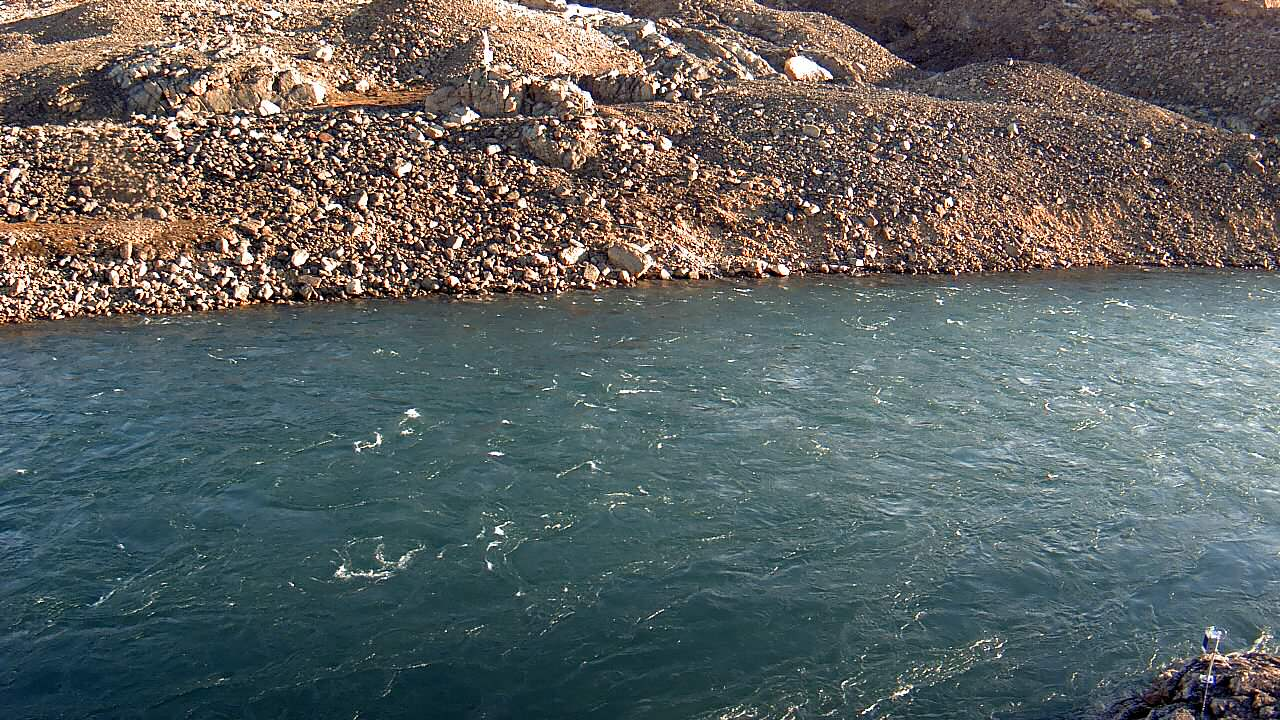
#> input picture Seth_Examples/Inglefield_Data/INGLEFIELD_CAM/2019/INGLEFIELD_CAM_StarDot1_20190725_030000.jpg, 1280 x 720 px, given in place of INGLEFIELD_CAM_StarDot1_20190712_030000.JPG, which was not available
$ python 'canny edge example.py'
#> lines starting #> are read from the running program, lines starting #| are printed output that depends on the picture; after the words box and inside, x2 and y2 are one past the last pixel; in counts of white or black regions, pixels touching at a corner belong together; pictures that were not available may be replaced by others from this repository, and a replacement may not be noted
# -*- coding: utf-8 -*-
"""
Created on Thu Apr 15 11:07:33 2021

@author: sethn
"""

import numpy as np
import matplotlib.pyplot as plt
from scipy import ndimage as ndi
from scipy import stats
from skimage import feature
from skimage.io import imread
import glob
import pandas as pd
import pathlib
from datetime import datetime
import os, sys

sys.path.append('../')


# Load image
directory = os.getcwd()
inglecam_img1 = directory + '/Inglefield_Data/INGLEFIELD_CAM/2019/INGLEFIELD_CAM_StarDot1_20190712_030000.JPG'

image1 = imread(inglecam_img1, as_gray= True)
image1 = ndi.gaussian_filter(image1, 3)

# Compute the Canny filter for two values of sigma
edges1 = feature.canny(image1)
#> edges1: shape (720, 1280) bool; 3.8% white in thin lines or dots
edges2 = feature.canny(image1, sigma=3)
#> edges2: shape (720, 1280) bool; 1.6% white in thin lines or dots


# Compute row with most edges
rows1, cols1 = edges2.shape
rowsum = np.sum(edges2.astype(int), axis = 1)
#> rowsum = 720 values, max 101 at index 124, min 0 at index 0, mean 20.65
edges2line = [rowsum.argmax()]*cols1
#> edges2line = 1280 values from 124 to 124


# Image 2
inglecam_img2 = directory + '/Inglefield_Data/INGLEFIELD_CAM/2019/INGLEFIELD_CAM_StarDot1_20190810_210000.jpg'
image2 = imread(inglecam_img2, as_gray=True)
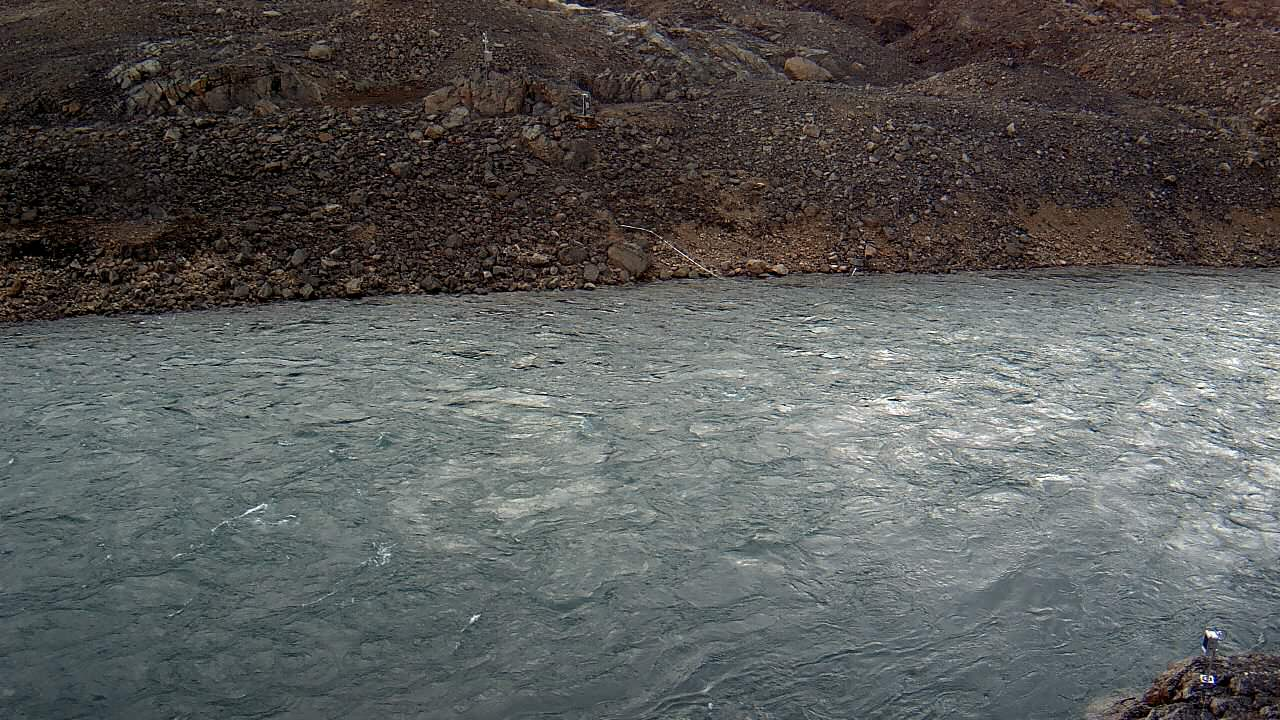
#> input picture Seth_Examples/Inglefield_Data/INGLEFIELD_CAM/2019/INGLEFIELD_CAM_StarDot1_20190809_210000.jpg, 1280 x 720 px, given in place of INGLEFIELD_CAM_StarDot1_20190810_210000.jpg, which was not available

image2 = ndi.gaussian_filter(image2, 3)

# Compute the Canny filter for two values of sigma
edges3 = feature.canny(image2)
#> edges3: shape (720, 1280) bool; 0.66% white in thin lines or dots
edges4 = feature.canny(image2, sigma=3)
#> edges4: shape (720, 1280) bool; 0.09% white in thin lines or dots

# Compute row with most edges
rows2, cols2 = edges4.shape
rowsum2 = np.sum(edges4.astype(int), axis = 1)
#> rowsum2 = 720 values, max 60 at index 295, min 0 at index 0, mean 1.19
edges4line = [rowsum2.argmax()]*cols2
#> edges4line = 1280 values from 295 to 295


# Image 3
inglecam_img3 = directory + '/Inglefield_Data/INGLEFIELD_CAM/2019/INGLEFIELD_CAM_StarDot1_20190904_000000.jpg'
image3 = imread(inglecam_img3, as_gray=True)
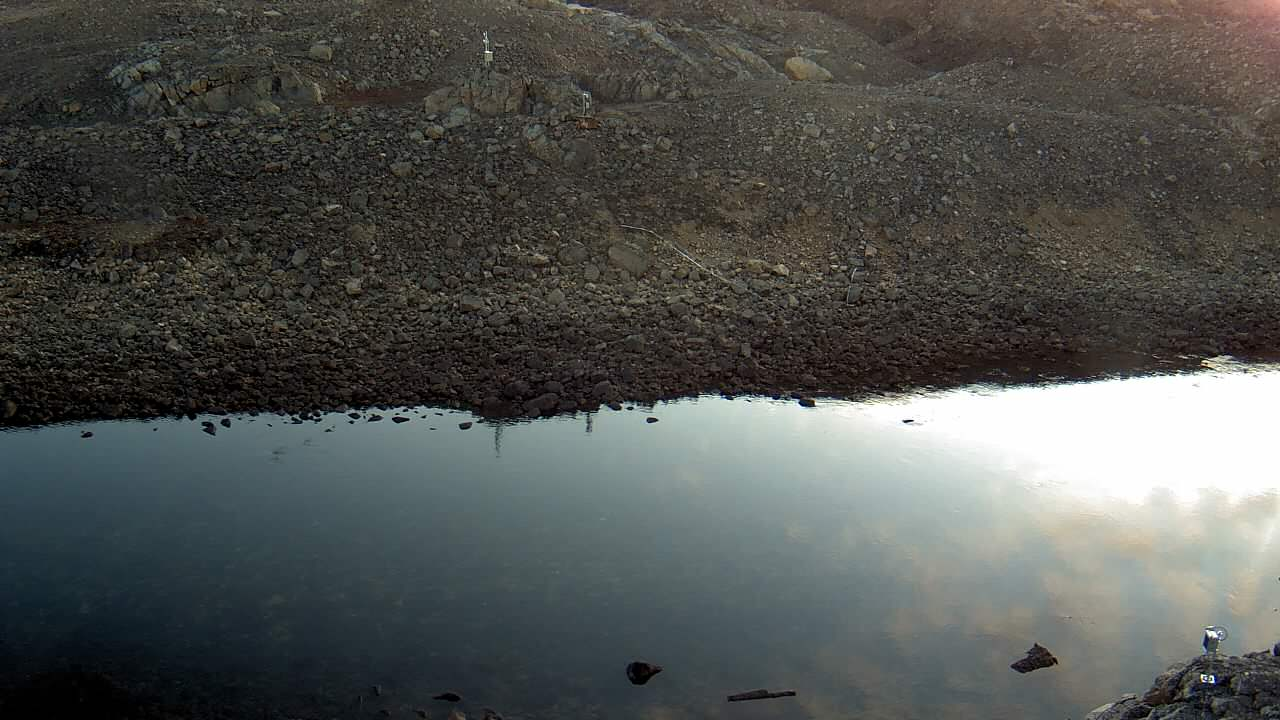
#> input picture Seth_Examples/Inglefield_Data/INGLEFIELD_CAM/2019/INGLEFIELD_CAM_StarDot1_20190904_000000.jpg, 1280 x 720 px

image3 = ndi.gaussian_filter(image3, 3)

# Compute the Canny filter for two values of sigma
edges5 = feature.canny(image3)
#> edges5: shape (720, 1280) bool; 0.36% white in thin lines or dots
edges6 = feature.canny(image3, sigma=3)
#> edges6: shape (720, 1280) bool; 0.2% white in thin lines or dots, all inside (x1, y1, x2, y2) = (1, 355, 1279, 703)

# Compute row with most edges
rows3, cols3 = edges6.shape
rowsum3 = np.sum(edges6.astype(int), axis = 1)
#> rowsum3 = 720 values, max 68 at index 420, min 0 at index 0, mean 2.58
edges6line = [rowsum3.argmax()]*cols3
#> edges6line = 1280 values from 420 to 420


# display results
fig1, ax1 = plt.subplots(nrows=3, ncols=3, constrained_layout=True)

ax1[0,0].imshow(image1, cmap='gray')
ax1[0,0].set_ylabel('7/12/2019', fontsize=10)
# ax1[0,0].set_title('Greyscale image')

ax1[0,1].plot(rowsum)
# ax1[0,1].set_title('# of edge pixels by row')

ax1[1,0].imshow(image2, cmap='gray')
ax1[1,0].set_ylabel('8/10/2019', fontsize=10)

ax1[1,1].plot(rowsum2)

ax1[1,2].plot(edges4line, color = "red", linewidth=1)
ax1[1,2].imshow(edges3, cmap='gray')

ax1[0,2].plot(edges2line, color = "red", linewidth=1)
ax1[0,2].imshow(edges1, cmap='gray')
# ax1[0,2].set_title('Canny filter, $\sigma=3$')

ax1[2,0].imshow(image3, cmap='gray')
ax1[2,0].set_ylabel('9/04/2019', fontsize=10)

ax1[2,1].plot(rowsum3)

ax1[2,2].plot(edges6line, color = "red", linewidth=1)
ax1[2,2].imshow(edges5, cmap='gray')

# fig1.tight_layout()
fig1.savefig(directory + '/results/fig1.png', dpi = 600)

plt.show()


# =============================================================================
# Edge Detect Entire directory
# =============================================================================


# 2019
waterlevels2019 = []
dir2019files = directory + '/Inglefield_Data/INGLEFIELD_CAM/2019/*'
directory2019 = glob.glob(dir2019files)
time_list2019 = []

for i in directory2019:

    # parse time stamp
    filename = pathlib.Path(i)
    filename = filename.stem
    filename = filename.split("_")[-2:]
    filename = ["".join(filename)]
    filename = filename[0]
    time = datetime.strptime(filename, '%Y%m%d%H%M%S')
    # time_list2019.append(time)

    # Read and filter image
    image = imread(i, as_gray=True)
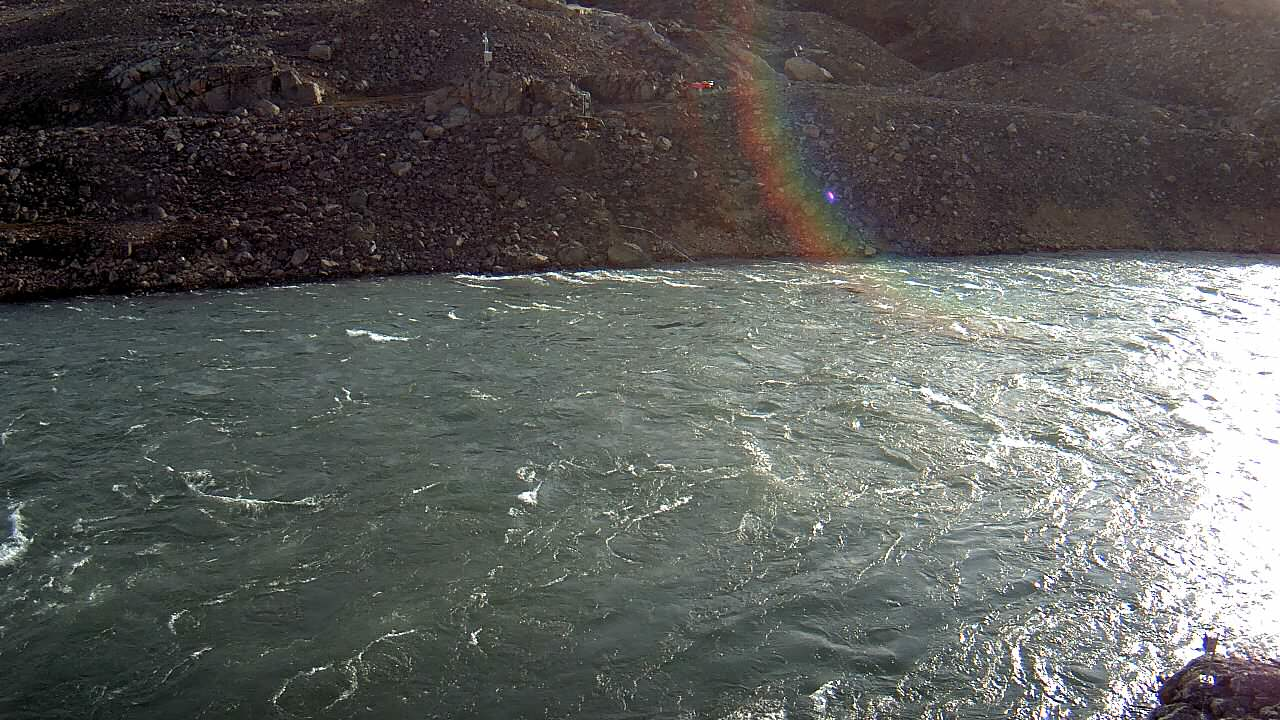
#> input picture Seth_Examples/Inglefield_Data/INGLEFIELD_CAM/2019/INGLEFIELD_CAM_StarDot1_20190714_000000.jpg, 1280 x 720 px
    image = ndi.gaussian_filter(image, 3)

    # Compute the Canny filter for two values of sigma
    edges = feature.canny(image, sigma=3)
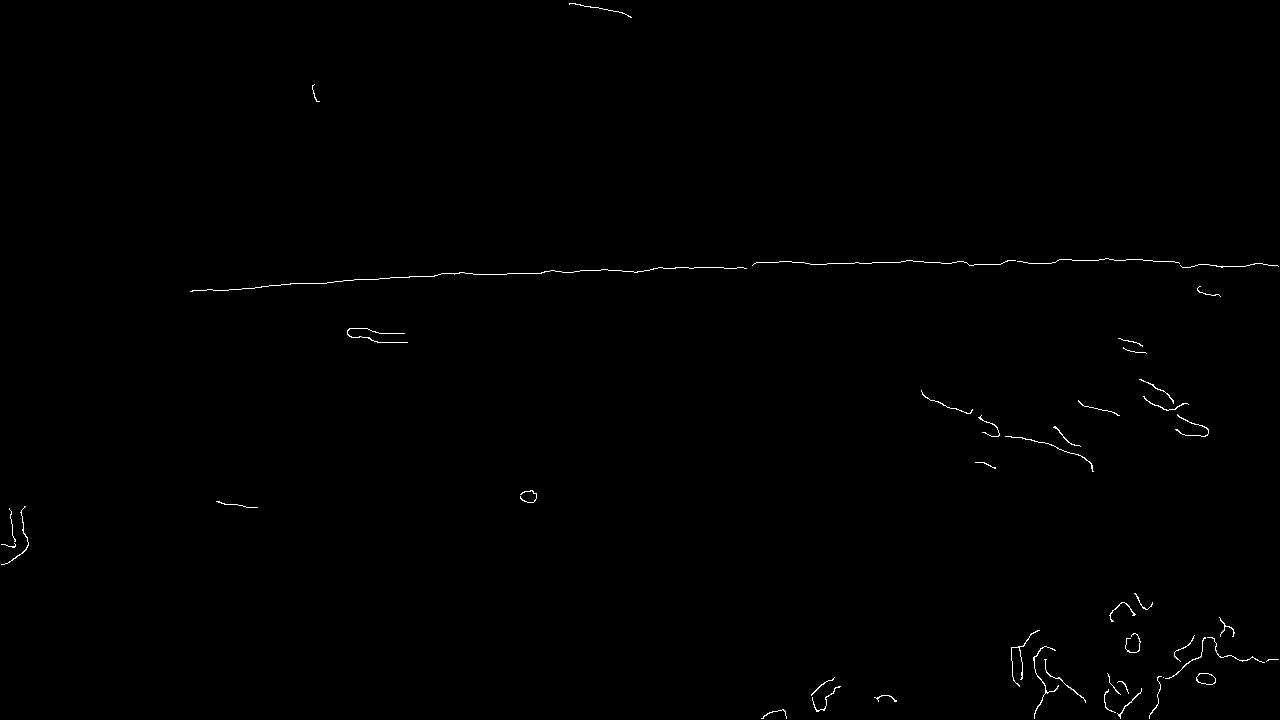
#> edges: shape (720, 1280) bool; 0.37% white in thin lines or dots

    # Compute row with most edges
    rows, cols = edges.shape
    rowsum = np.sum(edges.astype(int), axis = 1)
#> rowsum = 720 values, max 109 at index 262, min 0 at index 0, mean 4.8
    waterlevels2019.append(rowsum.argmax())
    time_list2019.append(tuple([time,rowsum.argmax()]))
#> pass 2 of the loop `for i in directory2019:`:
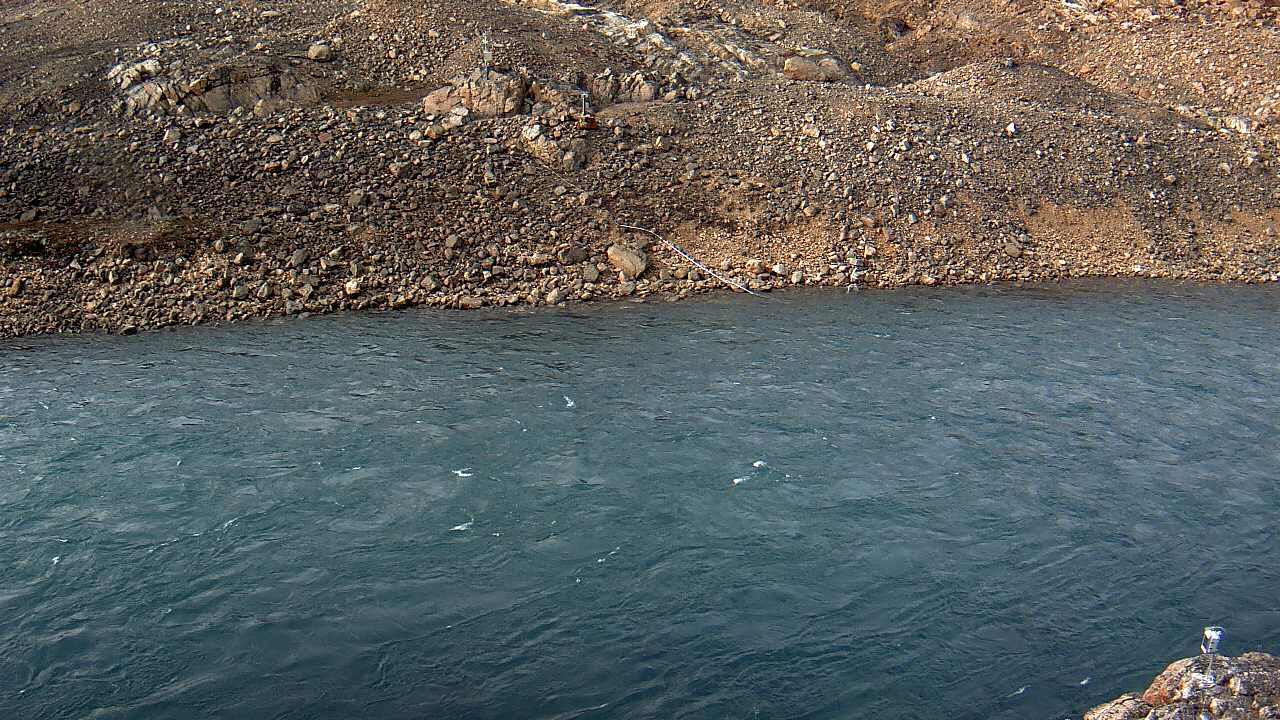
#> input picture Seth_Examples/Inglefield_Data/INGLEFIELD_CAM/2019/INGLEFIELD_CAM_StarDot1_20190718_150000.jpg, 1280 x 720 px
#> `image = ndi.gaussian_filter(image, 3)`:
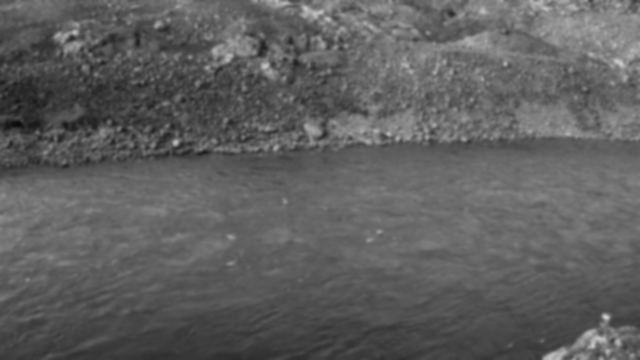
#> image: shape (720, 1280) float64 (shown at 1/2 size); min 0.0377, max 0.817, mean 0.374
#> `edges = feature.canny(image, sigma=3)`:
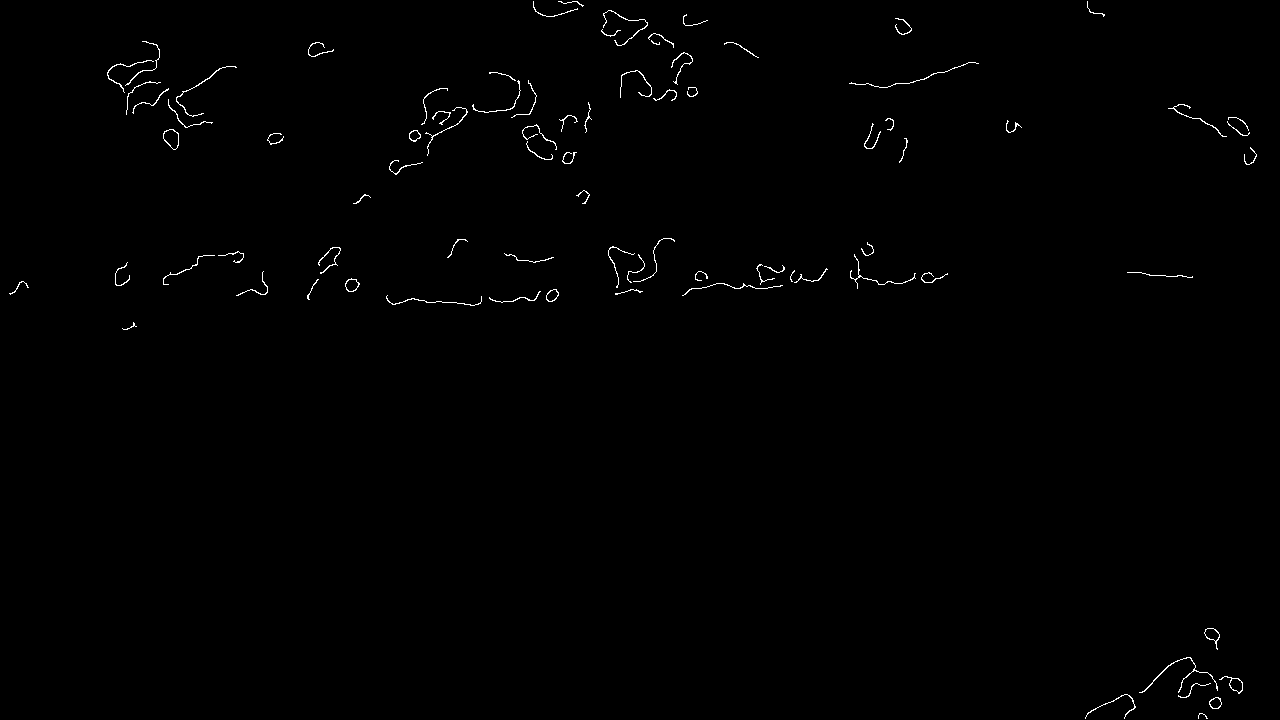
#> edges: shape (720, 1280) bool; 0.54% white in thin lines or dots
#> `rowsum = np.sum(edges.astype(int), axis = 1)`: rowsum = 720 values, max 58 at index 279, min 0 at index 0, mean 6.93


df_filter1 = pd.DataFrame (waterlevels2019)
df_filter1.columns = ['water level']
z = np.abs(stats.zscore(df_filter1))
Q1_2019 = df_filter1.quantile(0.25)
Q3_2019 = df_filter1.quantile(0.75)
IQR_2019 = Q3_2019 - Q1_2019

df1 = pd.DataFrame(time_list2019)
df1.columns = ['time', 'water level']
df1 = df1.set_index('time')
print('2019 unfiltered dataframe size' + str(df1.shape))
#| 2019 unfiltered dataframe size(6, 1)

fig2, ax2 = plt.subplots(1, constrained_layout = True)
ax2.scatter(df1.index, df1['water level'], c = 'blue')
ax2.tick_params(axis = 'x', labelrotation = 45)
ax2.set_title('2019 unfiltered data')
ax2.set_ylabel('Row #')
ax2.invert_yaxis()

df1.drop(df1[df1['water level'] < (Q1_2019[0] -1.5 * IQR_2019[0])].index, inplace=True)
df1.drop(df1[df1['water level'] > (Q3_2019[0] +1.5 *IQR_2019[0])].index, inplace=True)
print('2019 filtered dataframe size' + str(df1.shape))
#| 2019 filtered dataframe size(4, 1)

fig3, ax3 = plt.subplots(1, constrained_layout = True)
ax3.plot(df1.index, df1['water level'], c = 'green')
ax3.tick_params(axis = 'x', labelrotation = 45)
ax3.set_title('2019 corrected data')
ax3.set_ylabel('Row #')
ax3.invert_yaxis()

# 2020 Data
waterlevels2020 = []
dir2020files = directory + '/Inglefield_Data/INGLEFIELD_CAM/2020/*'
directory2020 = glob.glob(dir2020files)
time_list2020 = []

for i in directory2020:

    # parse time stamp
    filename = pathlib.Path(i)
    filename = filename.stem
    filename = filename.split("_")[-2:]
    filename = ["".join(filename)]
    filename = filename[0]
    time = datetime.strptime(filename, '%Y%m%d%H%M%S')
    # time_list2019.append(time)

    # Read and filter image
    image = imread(i, as_gray=True)
    image = ndi.gaussian_filter(image, 3)

    # Compute the Canny filter for two values of sigma
    edges = feature.canny(image, sigma=3)

    # Compute row with most edges
    rows, cols = edges.shape
    rowsum = np.sum(edges.astype(int), axis = 1)
#> rowsum = 720 values, max 101 at index 124, min 0 at index 0, mean 20.65
    waterlevels2020.append(rowsum.argmax())
    time_list2020.append(tuple([time,rowsum.argmax()]))


df_filter2 = pd.DataFrame (waterlevels2020)
#> df_filter2 = table of 1 rows and 1 columns
df_filter2.columns = ['water level']
z2 = np.abs(stats.zscore(df_filter2))
#> z2 = [nan]
Q1_2020 = df_filter2.quantile(0.3)
Q3_2020 = df_filter2.quantile(0.7)
IQR_2020 = Q3_2020 - Q1_2020

df2 = pd.DataFrame(time_list2020)
#> df2 = table of 1 rows and 2 columns
df2.columns = ['time', 'water level']
df2 = df2.set_index('time')
#> df2 = table of 1 rows and 1 columns
print('2020 unfiltered dataframe size' + str(df2.shape))
#| 2020 unfiltered dataframe size(1, 1)

fig4, ax4 = plt.subplots(1, constrained_layout = True)
ax4.scatter(df2.index, df2['water level'], c = 'blue')
ax4.tick_params(axis = 'x', labelrotation = 45)
ax4.set_title('2020 unfiltered data')
ax4.set_ylabel('Row #')
ax4.invert_yaxis()

df2.drop(df2[df2['water level'] < (Q1_2020[0] -1.5 * IQR_2020[0])].index, inplace=True)
df2.drop(df2[df2['water level'] > (Q3_2020[0] +1.5 *IQR_2020[0])].index, inplace=True)
print('2020 filtered dataframe size' + str(df2.shape))
#| 2020 filtered dataframe size(1, 1)

fig5, ax5 = plt.subplots(1, constrained_layout = True)
ax5.plot(df2.index, df2['water level'], c = 'green')
ax5.tick_params(axis = 'x', labelrotation = 45)
ax5.set_title('2020 corrected data')
ax5.set_ylabel('Row #')
ax5.invert_yaxis()


# =============================================================================
# Bubbler Data
# =============================================================================

bubblerdata2019 = directory + '/Inglefield_Data/modified_2019_excel.xlsx'
#> (the run stopped early here; a loop or call above may not have finished)
